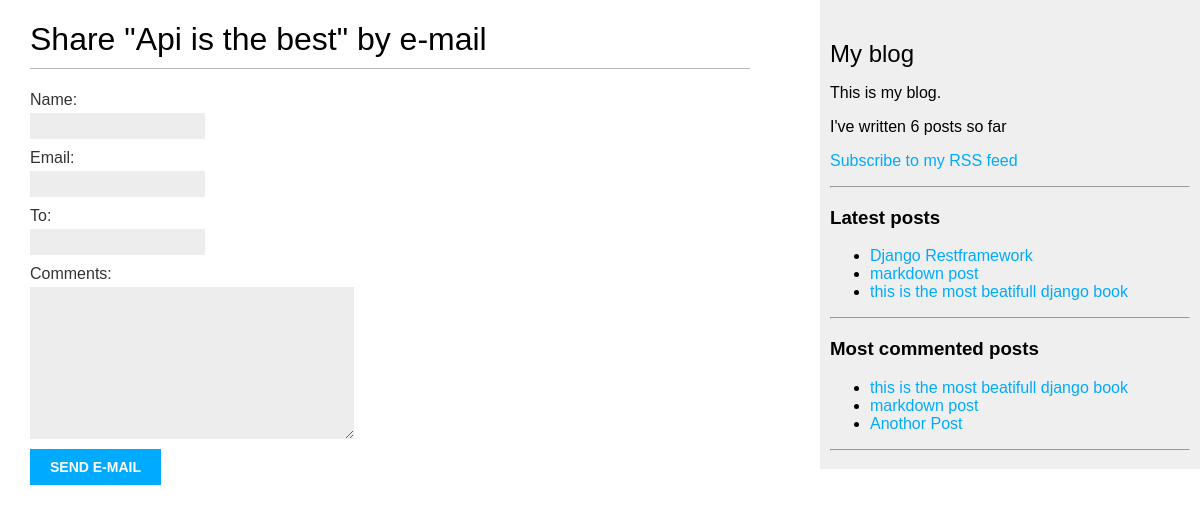
/blog/4/share/, run on the app's committed database.
### blog/models.py (models this page shows, shortened)
class Post(models.Model):
    class Status(models.TextChoices):
        DRAFT = 'DR', 'Draft'
        PUBLISHED = 'PB', 'Published'
        '''
        In Shell if I try these

        Post.Status.choices
        [('DF', 'Draft'), ('PB', 'Published')]

        Post.Status.labels
        ['Draft', 'Published']

        Post.Status.values
        ['DF', 'PB']

        Post.Status.names
        ['DRAFT', 'PUBLISHED']
        '''
    title = models.CharField(max_length=255)
    slug = models.SlugField(max_length=255, unique_for_date='publish') # so we need to ensure that no post can be stored in the database with the same slug and publish date as an existing post
    author = models.ForeignKey(User, on_delete=models.CASCADE, related_name='blog_posts')
    body = models.TextField()
    publish = models.DateField(default=timezone.now)
    created = models.DateField(auto_now_add=True)
    updated = models.DateTimeField(auto_now=True)
    status = models.CharField(max_length=2, choices = Status.choices, default = Status.DRAFT)
    objects = models.Manager() # The default manager
    published = PublishedManager() # Our custom manager.
    tags = TaggableManager() # tags manager will allow you to add, retrieve, and remove tags from Post objects.
    class Meta:
        ordering = ['-publish']
        indexes = [
            models.Index(fields=['-publish']),
        ]
    def get_absolute_url(self):
        return reverse('blog:post_detail', args=[self.publish.year,
                                                    self.publish.month,
                                                    self.publish.day,
                                                    self.slug
                                                ]
                        )

### blog/views.py (the view)
# urls.py: path('<int:post_id>/share/', views.post_share, name='post_share'),
def post_share(request, post_id):
    post = get_object_or_404(Post, id=post_id, status=Post.Status.PUBLISHED)
    sent = False
    if request.method == 'POST':
        form = EmailPostForm(request.POST)
        if form.is_valid():
            cd = form.cleaned_data # If your form data does not validate, cleaned_data will contain only the valid fields.
            post_url = request.build_absolute_uri(post.get_absolute_url())
            subject = f"{cd['name']} recommends you read {post.title}"
            message = f"Read {post.title} at {post_url}\n\n{cd['name']}\'s comments: {cd['comments']}"
            send_mail(subject,
                    message,
                    'engaymanfarag1997@gmail.com',
                    [cd['to']])
            sent = True
    else:
        form = EmailPostForm()
    return render(request, 'blog/post/share.html', {'post': post,
                                                    'form': form,
                                                    'sent': sent}
                )

### blog/forms.py
class EmailPostForm(forms.Form):
    name = forms.CharField(max_length=25)
    email = forms.EmailField()
    to = forms.EmailField()
    comments = forms.CharField(required=False, widget=forms.Textarea) # widget=forms.Textarea ==>  <textarea> by default is ==> <input type="text">

### blog/models.py (called while the page is built)
    def get_queryset(self):
        return super().get_queryset().filter(status=Post.Status.PUBLISHED)

### blog/templatetags/blog_tags.py (called while the page is built)
@register.simple_tag
def total_posts():
    return Post.published.count()

@register.inclusion_tag('blog/post/latest_posts.html')
def show_latest_posts(count=5):
    latest_posts = Post.published.order_by('-publish')[:count]
    return {'latest_posts': latest_posts}

@register.simple_tag
def get_most_commented_posts(count=3):
    return Post.published.annotate( total_comments=Count('comments')).order_by('-total_comments')[:count]

### blog/templates/blog/post/share.html (shortened to what this page needs)
{% extends "blog/base.html" %}
{% block content %}
    {% if sent %}
    <h1>E-mail successfully sent</h1>
    <p>
    "{{ post.title }}" was successfully sent to {{ form.cleaned_data.to }}.
    </p>
    {% else %}
    <h1>Share "{{ post.title }}" by e-mail</h1>
    <form method="post">
        {{ form.as_p }}
        <input type="submit" value="Send e-mail">
    </form>
    {% endif %}
{% endblock %}

### blog/templates/blog/base.html (shortened to what this page needs)
{% load blog_tags %}
{% load static %}
<!DOCTYPE html>
<html>
  <head>
    <link href="{% static 'css/blog.css' %}" rel="stylesheet" />
  </head>
  <body>
    <div id="content">
        {% block content %}
        {% endblock %}
    </div>
    <div id="sidebar">
      <h2>My blog</h2>
      <p>This is my blog.</p>
      I've written {% total_posts %} posts so far
      <p>
        <a href="{% url 'blog:post_feed' %}">
        Subscribe to my RSS feed
        </a>
      </p>
      <hr>
      <h3>Latest posts</h3>
      {% show_latest_posts 3 %}
      <hr>
      <h3>Most commented posts</h3>
      {% get_most_commented_posts as most_commented_posts %}
        <ul>
          {% for post in most_commented_posts %}
            <li>
            <a href="{{ post.get_absolute_url }}">{{ post.title }}</a>
            </li>
          {% endfor %}
        </ul>
        <hr>
    </div>
  </body>
</html>

### blog/templates/blog/post/latest_posts.html
<ul>
    {% for post in latest_posts %}
    <li>
    <a href="{{ post.get_absolute_url }}">{{ post.title }}</a>
    </li>
    {% endfor %}
</ul>

### blog/static/css/blog.css (style rules this page uses)
body { margin:0; padding:0; font-family:helvetica, sans-serif; }
a { color:#00abff; text-decoration:none; }
h1 { font-weight:normal; border-bottom:1px solid #bbb; padding:0 0 10px 0; }
h2 { font-weight:normal; margin:30px 0 0; }
#content { float:left; width:60%; padding:0 0 0 30px; }
#sidebar { float:right; width:30%; padding:10px; background:#efefef; height:100%; }
label { float:left; clear:both; color:#333; margin-bottom:4px; }
input, textarea { clear:both; float:left; margin:0 0 10px; background:#ededed; border:0; padding:6px 10px; font-size:12px; }
input[type=submit] { font-weight:bold; background:#00abff; color:#fff; padding:10px 20px; font-size:14px; text-transform:uppercase; }

### data on the page
Post: title "Api is the best"
Post: title "Django Restframework"
Post: title "markdown post"
Post: title "this is the most beatifull django book"
Post: title "Anothor Post"
